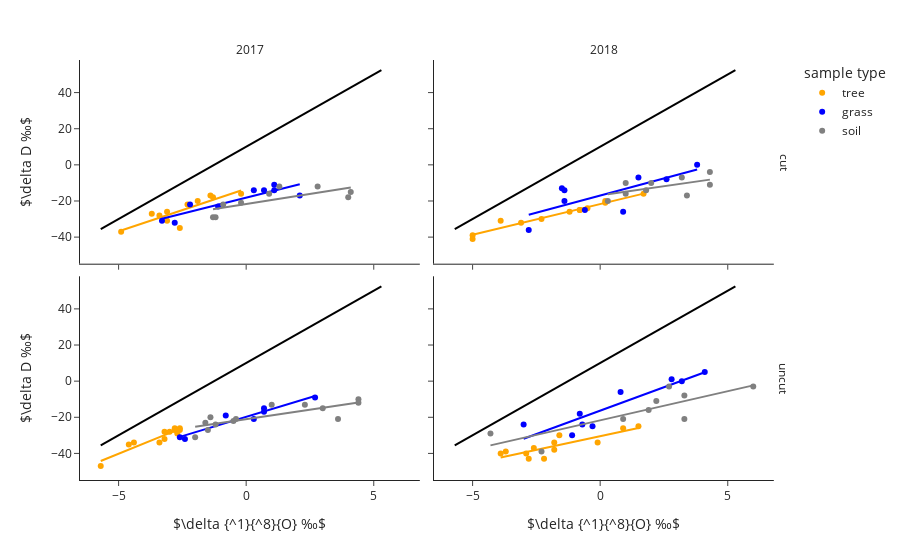

The notebook cell saved with this chart:
### Code cell
# Plot samples
fig_mwl = px.scatter(df, x = 'd18O', y = 'dD', color = 'Type_2', 
                     facet_col = 'Year', facet_row = 'Treatment', 
                     template = 'simple_white',
                     trendline = 'ols',
                     color_discrete_sequence = ["orange", "blue", "gray"],
                     category_orders = {"Type_2": ['tree', 'grass', 'soil']})
fig_mwl.update_xaxes(title_text = '$\delta {^1}{^8}{O} \u2030$', row = 1)
fig_mwl.update_yaxes(title_text = '$\delta D \u2030$', col = 1)
fig_mwl.update_layout(legend_title_text='sample type')
fig_mwl.for_each_annotation(lambda a: a.update(text=a.text.split("=")[-1]))

# Add MWL to graph
for i in range(1,3):
    fig_mwl.add_trace(go.Scatter(x = df_mwl['d18O'], y = df_mwl['dD'],
                    mode = 'lines',
                    line=dict(color='black'), showlegend=False), 1, i)
    fig_mwl.add_trace(go.Scatter(x = df_mwl['d18O'], y = df_mwl['dD'],
                    mode = 'lines',
                    line=dict(color='black'), showlegend=False), 2, i)
fig_mwl.show()

### Figure 1 — Plotly figure (JSON) as saved in the notebook; plotly's stock layout.template omitted (floating-point values rounded to 4 significant figures)
{"data": [{"hoverlabel": {"namelength": 0}, "hovertemplate": "Type_2=tree<br>Treatment=cut<br>Year=2017<br>d18O=%{x}<br>dD=%{y}", "legendgroup": "tree", "marker": {"color": "orange", "symbol": "circle"}, "mode": "markers", "name": "tree", "showlegend": true, "type": "scatter", "x": [-3.7, -3.4, -3.1, -0.2, -1.3, -1.9, -2.6, -1.4, -3.1, -4.9, -2.3], "xaxis": "x3", "y": [-27, -28, -26, -16, -18, -20, -35, -17, -31, -37, -22], "yaxis": "y3"}, {"hoverlabel": {"namelength": 0}, "hovertemplate": "<b>OLS trendline</b><br>dD = 4.71873 * d18O + -13.2134<br>R<sup>2</sup>=0.728451<br><br>Type_2=tree<br>Treatment=cut<br>Year=2017<br>d18O=%{x}<br>dD=%{y} <b>(trend)</b>", "legendgroup": "tree", "marker": {"color": "orange", "symbol": "circle"}, "mode": "lines", "name": "tree", "showlegend": false, "type": "scatter", "x": [-4.9, -3.7, -3.4, -3.1, -3.1, -2.6, -2.3, -1.9, -1.4, -1.3, -0.2], "xaxis": "x3", "y": [-36.34, -30.67, -29.26, -27.84, -27.84, -25.48, -24.07, -22.18, -19.82, -19.35, -14.16], "yaxis": "y3"}, {"hoverlabel": {"namelength": 0}, "hovertemplate": "Type_2=tree<br>Treatment=cut<br>Year=2018<br>d18O=%{x}<br>dD=%{y}", "legendgroup": "tree", "marker": {"color": "orange", "symbol": "circle"}, "mode": "markers", "name": "tree", "showlegend": false, "type": "scatter", "x": [-5, -3.9, -0.8, -5, -1.2, 1.7, -0.5, 0.2, 0.2, -2.3, -0.8, -3.1], "xaxis": "x4", "y": [-39, -31, -25, -41, -26, -16, -24, -20, -21, -30, -25, -32], "yaxis": "y4"}, {"hoverlabel": {"namelength": 0}, "hovertemplate": "<b>OLS trendline</b><br>dD = 3.39316 * d18O + -21.7034<br>R<sup>2</sup>=0.961580<br><br>Type_2=tree<br>Treatment=cut<br>Year=2018<br>d18O=%{x}<br>dD=%{y} <b>(trend)</b>", "legendgroup": "tree", "marker": {"color": "orange", "symbol": "circle"}, "mode": "lines", "name": "tree", "showlegend": false, "type": "scatter", "x": [-5, -5, -3.9, -3.1, -2.3, -1.2, -0.8, -0.8, -0.5, 0.2, 0.2, 1.7], "xaxis": "x4", "y": [-38.67, -38.67, -34.94, -32.22, -29.51, -25.78, -24.42, -24.42, -23.4, -21.02, -21.02, -15.93], "yaxis": "y4"}, {"hoverlabel": {"namelength": 0}, "hovertemplate": "Type_2=tree<br>Treatment=uncut<br>Year=2017<br>d18O=%{x}<br>dD=%{y}", "legendgroup": "tree", "marker": {"color": "orange", "symbol": "circle"}, "mode": "markers", "name": "tree", "showlegend": false, "type": "scatter", "x": [-4.6, -3.2, -3, -2.6, -2.8, -2.6, -4.4, -5.7, -3.2, -3.4, -2.8, -2.7], "xaxis": "x", "y": [-35, -32, -28, -26, -26, -27, -34, -47, -28, -34, -27, -29], "yaxis": "y"}, {"hoverlabel": {"namelength": 0}, "hovertemplate": "<b>OLS trendline</b><br>dD = 5.7555 * d18O + -11.4187<br>R<sup>2</sup>=0.877109<br><br>Type_2=tree<br>Treatment=uncut<br>Year=2017<br>d18O=%{x}<br>dD=%{y} <b>(trend)</b>", "legendgroup": "tree", "marker": {"color": "orange", "symbol": "circle"}, "mode": "lines", "name": "tree", "showlegend": false, "type": "scatter", "x": [-5.7, -4.6, -4.4, -3.4, -3.2, -3.2, -3, -2.8, -2.8, -2.7, -2.6, -2.6], "xaxis": "x", "y": [-44.23, -37.89, -36.74, -30.99, -29.84, -29.84, -28.69, -27.53, -27.53, -26.96, -26.38, -26.38], "yaxis": "y"}, {"hoverlabel": {"namelength": 0}, "hovertemplate": "Type_2=tree<br>Treatment=uncut<br>Year=2018<br>d18O=%{x}<br>dD=%{y}", "legendgroup": "tree", "marker": {"color": "orange", "symbol": "circle"}, "mode": "markers", "name": "tree", "showlegend": false, "type": "scatter", "x": [-2.8, -1.8, -2.6, -1.6, -0.1, -2.2, -2.9, -3.7, -1.8, -3.9, 1.5, 0.9], "xaxis": "x2", "y": [-43, -34, -37, -30, -34, -43, -40, -39, -38, -40, -25, -26], "yaxis": "y2"}, {"hoverlabel": {"namelength": 0}, "hovertemplate": "<b>OLS trendline</b><br>dD = 3.01619 * d18O + -30.4717<br>R<sup>2</sup>=0.715538<br><br>Type_2=tree<br>Treatment=uncut<br>Year=2018<br>d18O=%{x}<br>dD=%{y} <b>(trend)</b>", "legendgroup": "tree", "marker": {"color": "orange", "symbol": "circle"}, "mode": "lines", "name": "tree", "showlegend": false, "type": "scatter", "x": [-3.9, -3.7, -2.9, -2.8, -2.6, -2.2, -1.8, -1.8, -1.6, -0.1, 0.9, 1.5], "xaxis": "x2", "y": [-42.23, -41.63, -39.22, -38.92, -38.31, -37.11, -35.9, -35.9, -35.3, -30.77, -27.76, -25.95], "yaxis": "y2"}, {"hoverlabel": {"namelength": 0}, "hovertemplate": "Type_2=grass<br>Treatment=cut<br>Year=2017<br>d18O=%{x}<br>dD=%{y}", "legendgroup": "grass", "marker": {"color": "blue", "symbol": "circle"}, "mode": "markers", "name": "grass", "showlegend": true, "type": "scatter", "x": [-2.8, -2.2, -3.3, 2.1, 1.1, 0.3, 1.1, -1.1, 0.7], "xaxis": "x3", "y": [-32, -22, -31, -17, -11, -14, -14, -23, -14], "yaxis": "y3"}, {"hoverlabel": {"namelength": 0}, "hovertemplate": "<b>OLS trendline</b><br>dD = 3.53903 * d18O + -18.1656<br>R<sup>2</sup>=0.798596<br><br>Type_2=grass<br>Treatment=cut<br>Year=2017<br>d18O=%{x}<br>dD=%{y} <b>(trend)</b>", "legendgroup": "grass", "marker": {"color": "blue", "symbol": "circle"}, "mode": "lines", "name": "grass", "showlegend": false, "type": "scatter", "x": [-3.3, -2.8, -2.2, -1.1, 0.3, 0.7, 1.1, 1.1, 2.1], "xaxis": "x3", "y": [-29.84, -28.07, -25.95, -22.06, -17.1, -15.69, -14.27, -14.27, -10.73], "yaxis": "y3"}, {"hoverlabel": {"namelength": 0}, "hovertemplate": "Type_2=grass<br>Treatment=cut<br>Year=2018<br>d18O=%{x}<br>dD=%{y}", "legendgroup": "grass", "marker": {"color": "blue", "symbol": "circle"}, "mode": "markers", "name": "grass", "showlegend": false, "type": "scatter", "x": [-1.5, -1.4, -1.4, 3.8, 1.5, -2.8, -0.6, 0.9, 2.6], "xaxis": "x4", "y": [-13, -14, -20, 0, -7, -36, -25, -26, -8], "yaxis": "y4"}, {"hoverlabel": {"namelength": 0}, "hovertemplate": "<b>OLS trendline</b><br>dD = 3.80333 * d18O + -17.0204<br>R<sup>2</sup>=0.552308<br><br>Type_2=grass<br>Treatment=cut<br>Year=2018<br>d18O=%{x}<br>dD=%{y} <b>(trend)</b>", "legendgroup": "grass", "marker": {"color": "blue", "symbol": "circle"}, "mode": "lines", "name": "grass", "showlegend": false, "type": "scatter", "x": [-2.8, -1.5, -1.4, -1.4, -0.6, 0.9, 1.5, 2.6, 3.8], "xaxis": "x4", "y": [-27.67, -22.73, -22.35, -22.35, -19.3, -13.6, -11.32, -7.132, -2.568], "yaxis": "y4"}, {"hoverlabel": {"namelength": 0}, "hovertemplate": "Type_2=grass<br>Treatment=uncut<br>Year=2017<br>d18O=%{x}<br>dD=%{y}", "legendgroup": "grass", "marker": {"color": "blue", "symbol": "circle"}, "mode": "markers", "name": "grass", "showlegend": false, "type": "scatter", "x": [-0.8, 0.7, -2.6, -2.4, 0.7, 0.3, 2.7], "xaxis": "x", "y": [-19, -15, -31, -32, -17, -21, -9], "yaxis": "y"}, {"hoverlabel": {"namelength": 0}, "hovertemplate": "<b>OLS trendline</b><br>dD = 4.27495 * d18O + -19.7164<br>R<sup>2</sup>=0.924833<br><br>Type_2=grass<br>Treatment=uncut<br>Year=2017<br>d18O=%{x}<br>dD=%{y} <b>(trend)</b>", "legendgroup": "grass", "marker": {"color": "blue", "symbol": "circle"}, "mode": "lines", "name": "grass", "showlegend": false, "type": "scatter", "x": [-2.6, -2.4, -0.8, 0.3, 0.7, 0.7, 2.7], "xaxis": "x", "y": [-30.83, -29.98, -23.14, -18.43, -16.72, -16.72, -8.174], "yaxis": "y"}, {"hoverlabel": {"namelength": 0}, "hovertemplate": "Type_2=grass<br>Treatment=uncut<br>Year=2018<br>d18O=%{x}<br>dD=%{y}", "legendgroup": "grass", "marker": {"color": "blue", "symbol": "circle"}, "mode": "markers", "name": "grass", "showlegend": false, "type": "scatter", "x": [-1.1, -3, -0.7, 0.8, -0.8, 4.1, -0.3, 2.8, 3.2], "xaxis": "x2", "y": [-30, -24, -24, -6, -18, 5, -25, 1, 0], "yaxis": "y2"}, {"hoverlabel": {"namelength": 0}, "hovertemplate": "<b>OLS trendline</b><br>dD = 5.19264 * d18O + -16.3292<br>R<sup>2</sup>=0.829472<br><br>Type_2=grass<br>Treatment=uncut<br>Year=2018<br>d18O=%{x}<br>dD=%{y} <b>(trend)</b>", "legendgroup": "grass", "marker": {"color": "blue", "symbol": "circle"}, "mode": "lines", "name": "grass", "showlegend": false, "type": "scatter", "x": [-3, -1.1, -0.8, -0.7, -0.3, 0.8, 2.8, 3.2, 4.1], "xaxis": "x2", "y": [-31.91, -22.04, -20.48, -19.96, -17.89, -12.18, -1.79, 0.2872, 4.961], "yaxis": "y2"}, {"hoverlabel": {"namelength": 0}, "hovertemplate": "Type_2=soil<br>Treatment=cut<br>Year=2017<br>d18O=%{x}<br>dD=%{y}", "legendgroup": "soil", "marker": {"color": "gray", "symbol": "circle"}, "mode": "markers", "name": "soil", "showlegend": true, "type": "scatter", "x": [4, 2.8, -1.2, -0.2, -1.3, -0.9, 4.1, 1.3, 0.9], "xaxis": "x3", "y": [-18, -12, -29, -21, -29, -22, -15, -12, -16], "yaxis": "y3"}, {"hoverlabel": {"namelength": 0}, "hovertemplate": "<b>OLS trendline</b><br>dD = 2.23886 * d18O + -21.6966<br>R<sup>2</sup>=0.553496<br><br>Type_2=soil<br>Treatment=cut<br>Year=2017<br>d18O=%{x}<br>dD=%{y} <b>(trend)</b>", "legendgroup": "soil", "marker": {"color": "gray", "symbol": "circle"}, "mode": "lines", "name": "soil", "showlegend": false, "type": "scatter", "x": [-1.3, -1.2, -0.9, -0.2, 0.9, 1.3, 2.8, 4, 4.1], "xaxis": "x3", "y": [-24.61, -24.38, -23.71, -22.14, -19.68, -18.79, -15.43, -12.74, -12.52], "yaxis": "y3"}, {"hoverlabel": {"namelength": 0}, "hovertemplate": "Type_2=soil<br>Treatment=cut<br>Year=2018<br>d18O=%{x}<br>dD=%{y}", "legendgroup": "soil", "marker": {"color": "gray", "symbol": "circle"}, "mode": "markers", "name": "soil", "showlegend": false, "type": "scatter", "x": [3.4, 1, 0.3, 2, 1.8, 1, 4.3, 4.3, 3.2], "xaxis": "x4", "y": [-17, -10, -20, -10, -14, -16, -4, -11, -7], "yaxis": "y4"}, {"hoverlabel": {"namelength": 0}, "hovertemplate": "<b>OLS trendline</b><br>dD = 2.03766 * d18O + -16.9336<br>R<sup>2</sup>=0.355223<br><br>Type_2=soil<br>Treatment=cut<br>Year=2018<br>d18O=%{x}<br>dD=%{y} <b>(trend)</b>", "legendgroup": "soil", "marker": {"color": "gray", "symbol": "circle"}, "mode": "lines", "name": "soil", "showlegend": false, "type": "scatter", "x": [0.3, 1, 1, 1.8, 2, 3.2, 3.4, 4.3, 4.3], "xaxis": "x4", "y": [-16.32, -14.9, -14.9, -13.27, -12.86, -10.41, -10.01, -8.172, -8.172], "yaxis": "y4"}, {"hoverlabel": {"namelength": 0}, "hovertemplate": "Type_2=soil<br>Treatment=uncut<br>Year=2017<br>d18O=%{x}<br>dD=%{y}", "legendgroup": "soil", "marker": {"color": "gray", "symbol": "circle"}, "mode": "markers", "name": "soil", "showlegend": false, "type": "scatter", "x": [3, 3.6, -1.2, -0.4, -1.5, -2, 4.4, -0.5, -1.4, 4.4, 2.3, -1.6, 1], "xaxis": "x", "y": [-15, -21, -24, -21, -27, -31, -12, -22, -20, -10, -13, -23, -13], "yaxis": "y"}, {"hoverlabel": {"namelength": 0}, "hovertemplate": "<b>OLS trendline</b><br>dD = 2.10452 * d18O + -21.0197<br>R<sup>2</sup>=0.657762<br><br>Type_2=soil<br>Treatment=uncut<br>Year=2017<br>d18O=%{x}<br>dD=%{y} <b>(trend)</b>", "legendgroup": "soil", "marker": {"color": "gray", "symbol": "circle"}, "mode": "lines", "name": "soil", "showlegend": false, "type": "scatter", "x": [-2, -1.6, -1.5, -1.4, -1.2, -0.5, -0.4, 1, 2.3, 3, 3.6, 4.4, 4.4], "xaxis": "x", "y": [-25.23, -24.39, -24.18, -23.97, -23.55, -22.07, -21.86, -18.92, -16.18, -14.71, -13.44, -11.76, -11.76], "yaxis": "y"}, {"hoverlabel": {"namelength": 0}, "hovertemplate": "Type_2=soil<br>Treatment=uncut<br>Year=2018<br>d18O=%{x}<br>dD=%{y}", "legendgroup": "soil", "marker": {"color": "gray", "symbol": "circle"}, "mode": "markers", "name": "soil", "showlegend": false, "type": "scatter", "x": [2.2, -2.3, -4.3, 3.3, 6, 3.3, 2.7, 1.9, 0.9], "xaxis": "x2", "y": [-11, -39, -29, -21, -3, -8, -3, -16, -21], "yaxis": "y2"}, {"hoverlabel": {"namelength": 0}, "hovertemplate": "<b>OLS trendline</b><br>dD = 3.22249 * d18O + -21.6831<br>R<sup>2</sup>=0.685951<br><br>Type_2=soil<br>Treatment=uncut<br>Year=2018<br>d18O=%{x}<br>dD=%{y} <b>(trend)</b>", "legendgroup": "soil", "marker": {"color": "gray", "symbol": "circle"}, "mode": "lines", "name": "soil", "showlegend": false, "type": "scatter", "x": [-4.3, -2.3, 0.9, 1.9, 2.2, 2.7, 3.3, 3.3, 6], "xaxis": "x2", "y": [-35.54, -29.09, -18.78, -15.56, -14.59, -12.98, -11.05, -11.05, -2.348], "yaxis": "y2"}, {"line": {"color": "black"}, "mode": "lines", "showlegend": false, "type": "scatter", "x": [-5.7, -4.7, -3.7, -2.7, -1.7, -0.7, 0.3, 1.3, 2.3, 3.3, 4.3, 5.3], "xaxis": "x", "y": [-35.6, -27.6, -19.6, -11.6, -3.6, 4.4, 12.4, 20.4, 28.4, 36.4, 44.4, 52.4], "yaxis": "y"}, {"line": {"color": "black"}, "mode": "lines", "showlegend": false, "type": "scatter", "x": [-5.7, -4.7, -3.7, -2.7, -1.7, -0.7, 0.3, 1.3, 2.3, 3.3, 4.3, 5.3], "xaxis": "x3", "y": [-35.6, -27.6, -19.6, -11.6, -3.6, 4.4, 12.4, 20.4, 28.4, 36.4, 44.4, 52.4], "yaxis": "y3"}, {"line": {"color": "black"}, "mode": "lines", "showlegend": false, "type": "scatter", "x": [-5.7, -4.7, -3.7, -2.7, -1.7, -0.7, 0.3, 1.3, 2.3, 3.3, 4.3, 5.3], "xaxis": "x2", "y": [-35.6, -27.6, -19.6, -11.6, -3.6, 4.4, 12.4, 20.4, 28.4, 36.4, 44.4, 52.4], "yaxis": "y2"}, {"line": {"color": "black"}, "mode": "lines", "showlegend": false, "type": "scatter", "x": [-5.7, -4.7, -3.7, -2.7, -1.7, -0.7, 0.3, 1.3, 2.3, 3.3, 4.3, 5.3], "xaxis": "x4", "y": [-35.6, -27.6, -19.6, -11.6, -3.6, 4.4, 12.4, 20.4, 28.4, 36.4, 44.4, 52.4], "yaxis": "y4"}], "layout": {"annotations": [{"font": {}, "showarrow": false, "text": "2017", "x": 0.24, "xanchor": "center", "xref": "paper", "y": 1, "yanchor": "bottom", "yref": "paper"}, {"font": {}, "showarrow": false, "text": "2018", "x": 0.74, "xanchor": "center", "xref": "paper", "y": 1, "yanchor": "bottom", "yref": "paper"}, {"font": {}, "showarrow": false, "text": "uncut", "textangle": 90, "x": 0.98, "xanchor": "left", "xref": "paper", "y": 0.2425, "yanchor": "middle", "yref": "paper"}, {"font": {}, "showarrow": false, "text": "cut", "textangle": 90, "x": 0.98, "xanchor": "left", "xref": "paper", "y": 0.7575, "yanchor": "middle", "yref": "paper"}], "autosize": true, "legend": {"title": {"text": "sample type"}, "tracegroupgap": 0}, "margin": {"t": 60}, "xaxis": {"anchor": "y", "autorange": true, "domain": [0, 0.48], "range": [-6.433, 6.78], "title": {"text": "$\\delta {^1}{^8}{O} ‰$"}, "type": "linear"}, "xaxis2": {"anchor": "y2", "autorange": true, "domain": [0.5, 0.98], "matches": "x", "range": [-6.433, 6.78], "title": {"text": "$\\delta {^1}{^8}{O} ‰$"}, "type": "linear"}, "xaxis3": {"anchor": "y3", "autorange": true, "domain": [0, 0.48], "matches": "x", "range": [-6.433, 6.78], "showticklabels": false, "type": "linear"}, "xaxis4": {"anchor": "y4", "autorange": true, "domain": [0.5, 0.98], "matches": "x", "range": [-6.433, 6.78], "showticklabels": false, "type": "linear"}, "yaxis": {"anchor": "x", "autorange": true, "domain": [0, 0.485], "range": [-55.51, 58.08], "title": {"text": "$\\delta D ‰$"}, "type": "linear"}, "yaxis2": {"anchor": "x2", "autorange": true, "domain": [0, 0.485], "matches": "y", "range": [-55.51, 58.08], "showticklabels": false, "type": "linear"}, "yaxis3": {"anchor": "x3", "autorange": true, "domain": [0.515, 1], "matches": "y", "range": [-55.51, 58.08], "title": {"text": "$\\delta D ‰$"}, "type": "linear"}, "yaxis4": {"anchor": "x4", "autorange": true, "domain": [0.515, 1], "matches": "y", "range": [-55.51, 58.08], "showticklabels": false, "type": "linear"}}}
